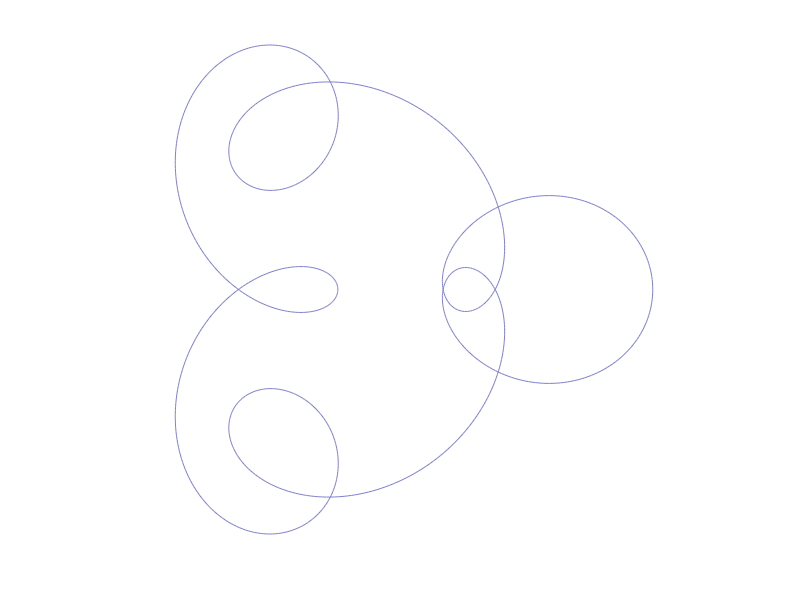

Recreate this plot in MATLAB.
function wheelson
% Ferris wheels
curveData = getFerrisData;
[nRow, nColumn] = size(curveData);
% get user input from command window
choice = getUserInput(['Enter a choice from 1 to ' num2str(nColumn) ...
    '\n'] , 1, nColumn);

minT = curveData(choice).range(1);
maxT = curveData(choice).range(2);
t = linspace(minT,maxT,1000);
a = curveData(choice).const;
z = exp(i*a(1)*t)+exp(i*a(2)*t)/2+exp(i*a(3)*t)/3;
y = imag(z);
x = real(z);
line(x,y,'color',[0.5 0.5 0.8]);
axis equal off
set(gcf,'color',[1 1 1]);
end

function ferrisData = getFerrisData
% function return array of structure containing data and range for curve.
ferrisData(1).const = [1 7 -17];
ferrisData(1).range = [0 2*pi];

ferrisData(2).const = [4 0 -2];
ferrisData(2).range = [0 pi];

ferrisData(3).const = [0 2 -6];
ferrisData(3).range = [0 pi];

ferrisData(4).const = [1 -5 7];
ferrisData(4).range = [0 2*pi];

ferrisData(5).const = [-1 -6 2];
ferrisData(5).range = [0 2*pi];

ferrisData(6).const = [-4 3 -9];
ferrisData(6).range = [0 2*pi];

ferrisData(7).const = [-2 4 -5];
ferrisData(7).range = [0 2*pi];

ferrisData(8).const = [1 8 -5];
ferrisData(8).range = [0 2*pi];

ferrisData(9).const = [ -2 5 19];
ferrisData(9).range = [0 2*pi];

ferrisData(10).const = [2 -8 -17];
ferrisData(10).range = [0 2*pi];

ferrisData(11).const = [1 -8 -17];
ferrisData(11).range = [0 2*pi];

ferrisData(12).const = [1 -16 -17];
ferrisData(12).range = [0 2*pi];

ferrisData(13).const = [-1 -10 -10];
ferrisData(13).range = [0 2*pi];

ferrisData(14).const = [-6 2 2];
ferrisData(14).range = [0 pi];

ferrisData(15).const = [-2 7 4];
ferrisData(15).range = [0 2*pi];

ferrisData(16).const = [-4 -18 17];
ferrisData(16).range = [0 2*pi];

ferrisData(17).const = [-2 8 -10];
ferrisData(17).range = [0 pi];

ferrisData(18).const = [14 -19 0];
ferrisData(18).range = [0 2*pi];

ferrisData(19).const = [4 -3 -10];
ferrisData(19).range = [0 2*pi];

ferrisData(20).const = [-2 7 -9];
ferrisData(20).range = [0 2*pi];

ferrisData(21).const = [2 -5 -7];
ferrisData(21).range = [0 2*pi];

ferrisData(22).const = [-2 3 6];
ferrisData(22).range = [0 2*pi];

ferrisData(23).const = [-2.5 4.5 -7];
ferrisData(23).range = [-2*pi 2*pi];

ferrisData(24).const = [-5.5 9 3.5];
ferrisData(24).range = [-2*pi 2*pi];

ferrisData(25).const = [3.5 -2.5 6.5];
ferrisData(25).range = [-2*pi 2*pi];
end

function choice = getUserInput(promptStr, minNum, maxNum)
% return the user input and check the range of input
choice = input(promptStr);
if isempty(choice) || ~isnumeric(choice)
    error('enter a number');
elseif (choice < minNum) || (choice > maxNum)
    error(['enter a number between 1 to ' num2str(maxNum)]);
elseif isfloat(choice)
    %if choice is floating point value then truncate the fractional part
    choice = choice - mod(choice,1);
end
end
